Frame 1 (no input): blank canvas, image omitted
Frame 60 (no input): blank canvas, image omitted
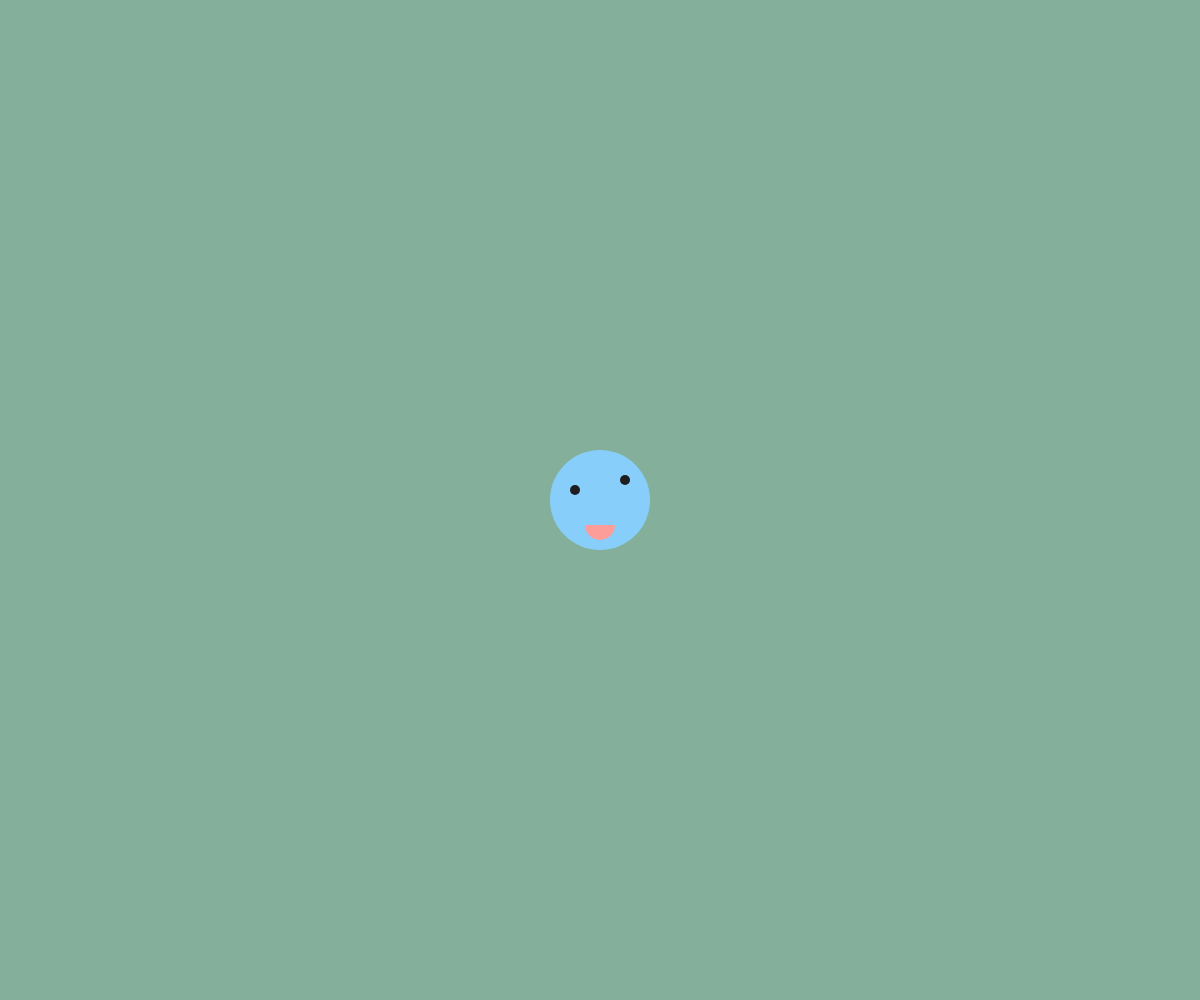
Frame 120 (the mouse pressed at the canvas centre since frame 60)

The p5.js sketch whose frames 1 and 60 were blank and that drew this single picture after the mouse press (run headless with seeded random() and noise() and a simulated clock; from frame 60 on, the mouse is pressed at the canvas centre):

// p5.js sketch
// ── sketch.js
function setup() { 
   createCanvas(windowWidth, windowHeight);
   background('rgb(131,175,155)'); //Jade
	noStroke();
} 

let vomPos = 0;
let vomIsSet = false;
let vommanIsThere = false;
let mousePress = false;

function mousePressed() {
   if (mouseButton === LEFT) {
      mousePress = true
   }
}

function vomprob(){
   let i = random(0,1)

   if (i <= 0.1 && vommanIsThere == false) {
      return false
      vommanIsThere = true
   } else {
      return true
   }
}

function draw() { 
   
   if (mousePress) {
      drawHappyFace(mouseX, mouseY, vomprob())
      mousePress = false
   }
   
}



function drawHappyFace(x, y, emo){
   
   //Face
   if (emo) {
      fill('rgb(135,206,250)');//Healthy Blue
   } 
   else {
      fill('rgb(60,179,113)');//Sick Green
   }
   ellipse(x, y, 100, 100);

   //Eyes
   if (emo) {
      //Wonky Eye 1
      fill(30);//dark gray
      ellipse(x-25, y-10, 10, 10);

      //Wonky Eye 2
      ellipse(x+25, y-20, 10, 10);
   } 
   else {
      //Sick Eye 1
      stroke(30);//dark gray
      strokeWeight(10);//Thicc
      line(x-25, y-10, x-15, y-20)

      //Sick Eye 2
      line(x+15, y-20, x+25, y-10)

      noStroke();
   }

   //Mouth
   if (emo) {
      fill(252,157,154);//light pink
      arc(x, y+25, 30, 30, 0, radians(180), PIE); 
   }
   else {
      fill(252,157,154);//light pink
      arc(x, y+25, 30, 30, radians(180), 0, PIE); 
   }

   //Vomit and state that vom man is present
   if (emo == false) {
      vomit(x, y+25);
      vommanIsThere = true
   }
};

function vomit(x, y) {

   if (vomIsSet == false) {
      vomPos = y
      vomIsSet = true
   }

   fill('rgb(50,205,50)'); //Lime Green
   ellipse(x, vomPos, 20, 20);

   vomPos++;

   if (vomPos > height/2+20) {
      vomPos = y
   }

}
